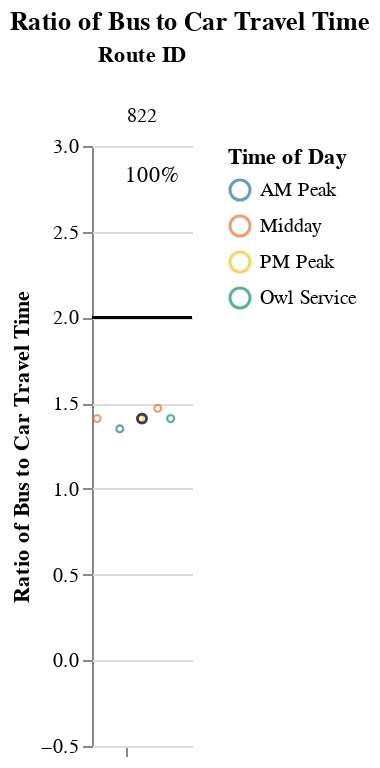
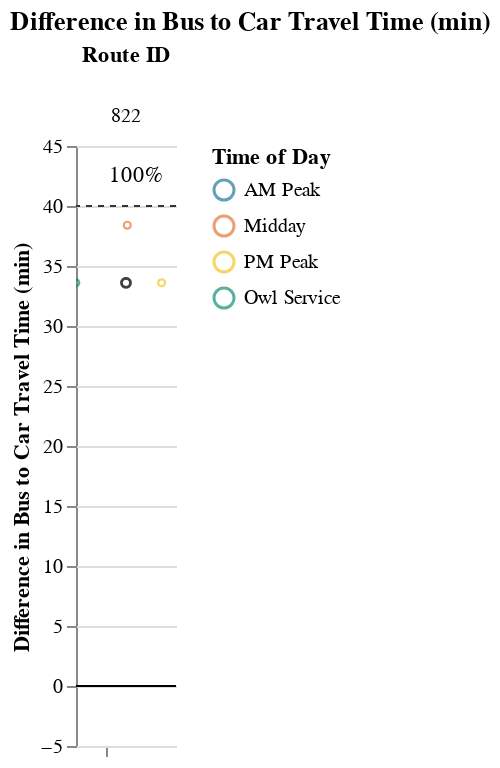

The cell these charts' notebook holds for them, in order:
### Markdown cell above
### Long Routes (> 1.5 hrs)

### Code cell
route_group = "long"
try:
    display_charts_for_route_group(df, route_group)
except:
    print("No routes meet this criteria.")

### Figure 1 — Vega-Lite specification as saved in the notebook (floating-point values rounded to 4 significant figures)
{"config": {"view": {"continuousWidth": 400, "continuousHeight": 300, "stroke": null}, "facet": {"spacing": 0}}, "data": {"name": "data-e331b331e5eb181a73e497e2f6ccefbb"}, "facet": {"column": {"field": "route_id", "sort": ["822"], "title": "Route ID", "type": "nominal"}}, "spec": {"layer": [{"mark": "rule", "encoding": {"color": {"value": "black"}, "y": {"field": "cutoff", "type": "quantitative"}}, "selection": {"selector003": {"type": "interval", "bind": "scales", "encodings": ["x", "y"]}}}, {"mark": {"type": "point", "opacity": 0.65, "size": 12, "strokeWidth": 1.1}, "encoding": {"color": {"field": "time_of_day", "scale": {"range": ["#136C97", "#E16B26", "#F6BF16", "#00896B", "#7790A3", "#5B559C"]}, "sort": ["AM Peak", "Midday", "PM Peak", "Owl Service"], "title": "Time of Day", "type": "nominal"}, "tooltip": [{"field": "route_id", "type": "nominal"}, {"field": "route_name", "type": "nominal"}, {"field": "trip_id", "type": "nominal"}, {"field": "service_hours", "type": "quantitative"}, {"field": "car_duration_hours", "type": "quantitative"}, {"field": "bus_multiplier", "type": "quantitative"}, {"field": "bus_difference", "type": "quantitative"}, {"field": "num_trips", "type": "quantitative"}, {"field": "num_competitive", "type": "quantitative"}, {"field": "pct_trips_competitive", "type": "quantitative"}, {"field": "p25", "type": "quantitative"}, {"field": "p50", "type": "quantitative"}, {"field": "p75", "type": "quantitative"}], "x": {"axis": {"grid": false, "labels": false, "ticks": true, "values": [0]}, "field": "jitter", "scale": {}, "title": null, "type": "quantitative"}, "y": {"field": "bus_multiplier", "scale": {"domain": [-0.25, 3.0]}, "title": "Ratio of Bus to Car Travel Time", "type": "quantitative"}}, "transform": [{"calculate": "sqrt(-2*log(random()))*cos(2*PI*random())", "as": "jitter"}], "width": 50}, {"layer": [{"mark": {"type": "point", "opacity": 0.6, "size": 20, "strokeWidth": 1.3}, "encoding": {"color": {"value": "#323434"}, "y": {"field": "bus_multiplier", "type": "quantitative"}}, "transform": [{"filter": "(datum.p50_trip === 1)"}]}, {"mark": {"type": "text", "align": "center", "baseline": "middle"}, "encoding": {"color": {"value": "black"}, "text": {"field": "pct_trips_competitive", "format": ".0%", "type": "quantitative"}, "tooltip": [{"field": "route_id", "type": "nominal"}, {"field": "route_name", "type": "nominal"}, {"field": "trip_id", "type": "nominal"}, {"field": "service_hours", "type": "quantitative"}, {"field": "car_duration_hours", "type": "quantitative"}, {"field": "bus_multiplier", "type": "quantitative"}, {"field": "bus_difference", "type": "quantitative"}, {"field": "num_trips", "type": "quantitative"}, {"field": "num_competitive", "type": "quantitative"}, {"field": "pct_trips_competitive", "type": "quantitative"}, {"field": "p25", "type": "quantitative"}, {"field": "p50", "type": "quantitative"}, {"field": "p75", "type": "quantitative"}], "x": {"value": 30}, "y": {"value": 15}}, "transform": [{"calculate": "sqrt(-2*log(random()))*cos(2*PI*random())", "as": "jitter"}, {"filter": "(datum.fastest_trip === 1)"}]}]}]}, "resolve": {"scale": {"y": "shared"}}, "title": "Ratio of Bus to Car Travel Time", "$schema": "https://vega.github.io/schema/vega-lite/v4.17.0.json", "datasets": {"data-e331b331e5eb181a73e497e2f6ccefbb": [{"calitp_itp_id": 135, "trip_key": 3361021430429695586, "trip_id": "t_1194487_b_23002_tn_0", "shape_id": "p_179049", "route_id": "822", "service_hours": 1.83, "trip_first_departure_ts": 33300, "trip_last_arrival_ts": 39900, "departure_hour": 9, "time_of_day": "AM Peak", "p25": 1.92, "p50": 1.92, "p75": 1.92, "p50_trip": 0, "fastest_trip": 1, "car_duration_hours": 1.36, "competitive_route": 1, "bus_multiplier": 1.35, "bus_difference": 28.2, "num_trips": 5, "num_competitive": 5, "pct_trips_competitive": 1.0, "bus_difference_spread": 10.2, "route_group": "long", "max_trip_hrs": 2.0, "max_trip_route_group": 2.0, "below_cutoff": 5, "pct_below_cutoff": 1.0, "name": "Humboldt Transit Authority", "caltrans_district": "01 - Eureka", "drmt_organization_name": "['recu9h9nAElLpYoYO']", "route_name": "The Southern Humboldt Route Is A Deviated/Fixed Route Operated By Redwood Transit And Runs Monday Through Friday Between Eureka And Benbow Serving The Communities Of Garberville, Redway, Redwood, Phillipsville, South Fork, Myers Flat, Weott, Rio Dell, Fortuna, Eureka. La Ruta Southern Humboldt Es Una Ruta Desviada / Fija Operada Por Redwood Transit Y Se Extiende De Lunes A Viernes Entre Eureka Y Benbow Y Sirve A Las Comunidades De Garberville, Redway, Redwood, Phillipsville, South Fork, Myers Flat, Weott, Rio Dell, Fortuna, Eureka.", "cutoff2": 40, "cutoff": 2}, {"calitp_itp_id": 135, "trip_key": -7695558261418871568, "trip_id": "t_1194478_b_23002_tn_0", "shape_id": "p_179043", "route_id": "822", "service_hours": 1.92, "trip_first_departure_ts": 24360, "trip_last_arrival_ts": 31260, "departure_hour": 6, "time_of_day": "Owl Service", "p25": 1.92, "p50": 1.92, "p75": 1.92, "p50_trip": 1, "fastest_trip": 0, "car_duration_hours": 1.36, "competitive_route": 1, "bus_multiplier": 1.41, "bus_difference": 33.6, "num_trips": 5, "num_competitive": 5, "pct_trips_competitive": 1.0, "bus_difference_spread": 10.2, "route_group": "long", "max_trip_hrs": 2.0, "max_trip_route_group": 2.0, "below_cutoff": 5, "pct_below_cutoff": 1.0, "name": "Humboldt Transit Authority", "caltrans_district": "01 - Eureka", "drmt_organization_name": "['recu9h9nAElLpYoYO']", "route_name": "The Southern Humboldt Route Is A Deviated/Fixed Route Operated By Redwood Transit And Runs Monday Through Friday Between Eureka And Benbow Serving The Communities Of Garberville, Redway, Redwood, Phillipsville, South Fork, Myers Flat, Weott, Rio Dell, Fortuna, Eureka. La Ruta Southern Humboldt Es Una Ruta Desviada / Fija Operada Por Redwood Transit Y Se Extiende De Lunes A Viernes Entre Eureka Y Benbow Y Sirve A Las Comunidades De Garberville, Redway, Redwood, Phillipsville, South Fork, Myers Flat, Weott, Rio Dell, Fortuna, Eureka.", "cutoff2": 40, "cutoff": 2}, {"calitp_itp_id": 135, "trip_key": -1867206143097910305, "trip_id": "t_1194477_b_23002_tn_0", "shape_id": "p_179043", "route_id": "822", "service_hours": 1.92, "trip_first_departure_ts": 40800, "trip_last_arrival_ts": 47700, "departure_hour": 11, "time_of_day": "Midday", "p25": 1.92, "p50": 1.92, "p75": 1.92, "p50_trip": 1, "fastest_trip": 0, "car_duration_hours": 1.36, "competitive_route": 1, "bus_multiplier": 1.41, "bus_difference": 33.6, "num_trips": 5, "num_competitive": 5, "pct_trips_competitive": 1.0, "bus_difference_spread": 10.2, "route_group": "long", "max_trip_hrs": 2.0, "max_trip_route_group": 2.0, "below_cutoff": 5, "pct_below_cutoff": 1.0, "name": "Humboldt Transit Authority", "caltrans_district": "01 - Eureka", "drmt_organization_name": "['recu9h9nAElLpYoYO']", "route_name": "The Southern Humboldt Route Is A Deviated/Fixed Route Operated By Redwood Transit And Runs Monday Through Friday Between Eureka And Benbow Serving The Communities Of Garberville, Redway, Redwood, Phillipsville, South Fork, Myers Flat, Weott, Rio Dell, Fortuna, Eureka. La Ruta Southern Humboldt Es Una Ruta Desviada / Fija Operada Por Redwood Transit Y Se Extiende De Lunes A Viernes Entre Eureka Y Benbow Y Sirve A Las Comunidades De Garberville, Redway, Redwood, Phillipsville, South Fork, Myers Flat, Weott, Rio Dell, Fortuna, Eureka.", "cutoff2": 40, "cutoff": 2}, {"calitp_itp_id": 135, "trip_key": -229912812229137476, "trip_id": "t_1194480_b_23002_tn_0", "shape_id": "p_179043", "route_id": "822", "service_hours": 1.92, "trip_first_departure_ts": 62400, "trip_last_arrival_ts": 69300, "departure_hour": 17, "time_of_day": "PM Peak", "p25": 1.92, "p50": 1.92, "p75": 1.92, "p50_trip": 1, "fastest_trip": 0, "car_duration_hours": 1.36, "competitive_route": 1, "bus_multiplier": 1.41, "bus_difference": 33.6, "num_trips": 5, "num_competitive": 5, "pct_trips_competitive": 1.0, "bus_difference_spread": 10.2, "route_group": "long", "max_trip_hrs": 2.0, "max_trip_route_group": 2.0, "below_cutoff": 5, "pct_below_cutoff": 1.0, "name": "Humboldt Transit Authority", "caltrans_district": "01 - Eureka", "drmt_organization_name": "['recu9h9nAElLpYoYO']", "route_name": "The Southern Humboldt Route Is A Deviated/Fixed Route Operated By Redwood Transit And Runs Monday Through Friday Between Eureka And Benbow Serving The Communities Of Garberville, Redway, Redwood, Phillipsville, South Fork, Myers Flat, Weott, Rio Dell, Fortuna, Eureka. La Ruta Southern Humboldt Es Una Ruta Desviada / Fija Operada Por Redwood Transit Y Se Extiende De Lunes A Viernes Entre Eureka Y Benbow Y Sirve A Las Comunidades De Garberville, Redway, Redwood, Phillipsville, South Fork, Myers Flat, Weott, Rio Dell, Fortuna, Eureka.", "cutoff2": 40, "cutoff": 2}, {"calitp_itp_id": 135, "trip_key": -1354614965077507831, "trip_id": "t_1194483_b_23002_tn_0", "shape_id": "p_179044", "route_id": "822", "service_hours": 2.0, "trip_first_departure_ts": 54300, "trip_last_arrival_ts": 61500, "departure_hour": 15, "time_of_day": "Midday", "p25": 1.92, "p50": 1.92, "p75": 1.92, "p50_trip": 0, "fastest_trip": 0, "car_duration_hours": 1.36, "competitive_route": 1, "bus_multiplier": 1.47, "bus_difference": 38.4, "num_trips": 5, "num_competitive": 5, "pct_trips_competitive": 1.0, "bus_difference_spread": 10.2, "route_group": "long", "max_trip_hrs": 2.0, "max_trip_route_group": 2.0, "below_cutoff": 5, "pct_below_cutoff": 1.0, "name": "Humboldt Transit Authority", "caltrans_district": "01 - Eureka", "drmt_organization_name": "['recu9h9nAElLpYoYO']", "route_name": "The Southern Humboldt Route Is A Deviated/Fixed Route Operated By Redwood Transit And Runs Monday Through Friday Between Eureka And Benbow Serving The Communities Of Garberville, Redway, Redwood, Phillipsville, South Fork, Myers Flat, Weott, Rio Dell, Fortuna, Eureka. La Ruta Southern Humboldt Es Una Ruta Desviada / Fija Operada Por Redwood Transit Y Se Extiende De Lunes A Viernes Entre Eureka Y Benbow Y Sirve A Las Comunidades De Garberville, Redway, Redwood, Phillipsville, South Fork, Myers Flat, Weott, Rio Dell, Fortuna, Eureka.", "cutoff2": 40, "cutoff": 2}]}}

### Figure 2 — Vega-Lite specification as saved in the notebook (floating-point values rounded to 4 significant figures)
{"config": {"view": {"continuousWidth": 400, "continuousHeight": 300, "stroke": null}, "facet": {"spacing": 0}}, "data": {"name": "data-0e1cf6718bcfb97441cfa1168167e1a9"}, "facet": {"column": {"field": "route_id", "sort": ["822"], "title": "Route ID", "type": "nominal"}}, "spec": {"layer": [{"mark": "rule", "encoding": {"color": {"value": "black"}, "y": {"field": "cutoff", "type": "quantitative"}}, "selection": {"selector004": {"type": "interval", "bind": "scales", "encodings": ["x", "y"]}}}, {"mark": {"type": "rule", "strokeDash": [3, 3]}, "encoding": {"color": {"value": "#323434"}, "y": {"field": "cutoff2", "type": "quantitative"}}}, {"mark": {"type": "point", "opacity": 0.65, "size": 12, "strokeWidth": 1.1}, "encoding": {"color": {"field": "time_of_day", "scale": {"range": ["#136C97", "#E16B26", "#F6BF16", "#00896B", "#7790A3", "#5B559C"]}, "sort": ["AM Peak", "Midday", "PM Peak", "Owl Service"], "title": "Time of Day", "type": "nominal"}, "tooltip": [{"field": "route_id", "type": "nominal"}, {"field": "route_name", "type": "nominal"}, {"field": "trip_id", "type": "nominal"}, {"field": "service_hours", "type": "quantitative"}, {"field": "car_duration_hours", "type": "quantitative"}, {"field": "bus_multiplier", "type": "quantitative"}, {"field": "bus_difference", "type": "quantitative"}, {"field": "num_trips", "type": "quantitative"}, {"field": "num_competitive", "type": "quantitative"}, {"field": "pct_trips_competitive", "type": "quantitative"}, {"field": "p25", "type": "quantitative"}, {"field": "p50", "type": "quantitative"}, {"field": "p75", "type": "quantitative"}], "x": {"axis": {"grid": false, "labels": false, "ticks": true, "values": [0]}, "field": "jitter", "scale": {}, "title": null, "type": "quantitative"}, "y": {"field": "bus_difference", "scale": {"domain": [-5, 45.0]}, "title": "Difference in Bus to Car Travel Time (min)", "type": "quantitative"}}, "transform": [{"calculate": "sqrt(-2*log(random()))*cos(2*PI*random())", "as": "jitter"}], "width": 50}, {"layer": [{"mark": {"type": "point", "opacity": 0.6, "size": 20, "strokeWidth": 1.3}, "encoding": {"color": {"value": "#323434"}, "y": {"field": "bus_difference", "type": "quantitative"}}, "transform": [{"filter": "(datum.p50_trip === 1)"}]}, {"mark": {"type": "text", "align": "center", "baseline": "middle"}, "encoding": {"color": {"value": "black"}, "text": {"field": "pct_trips_competitive", "format": ".0%", "type": "quantitative"}, "tooltip": [{"field": "route_id", "type": "nominal"}, {"field": "route_name", "type": "nominal"}, {"field": "trip_id", "type": "nominal"}, {"field": "service_hours", "type": "quantitative"}, {"field": "car_duration_hours", "type": "quantitative"}, {"field": "bus_multiplier", "type": "quantitative"}, {"field": "bus_difference", "type": "quantitative"}, {"field": "num_trips", "type": "quantitative"}, {"field": "num_competitive", "type": "quantitative"}, {"field": "pct_trips_competitive", "type": "quantitative"}, {"field": "p25", "type": "quantitative"}, {"field": "p50", "type": "quantitative"}, {"field": "p75", "type": "quantitative"}], "x": {"value": 30}, "y": {"value": 15}}, "transform": [{"calculate": "sqrt(-2*log(random()))*cos(2*PI*random())", "as": "jitter"}, {"filter": "(datum.fastest_trip === 1)"}]}]}]}, "resolve": {"scale": {"y": "shared"}}, "title": "Difference in Bus to Car Travel Time (min)", "$schema": "https://vega.github.io/schema/vega-lite/v4.17.0.json", "datasets": {"data-0e1cf6718bcfb97441cfa1168167e1a9": [{"calitp_itp_id": 135, "trip_key": 3361021430429695586, "trip_id": "t_1194487_b_23002_tn_0", "shape_id": "p_179049", "route_id": "822", "service_hours": 1.83, "trip_first_departure_ts": 33300, "trip_last_arrival_ts": 39900, "departure_hour": 9, "time_of_day": "AM Peak", "p25": 1.92, "p50": 1.92, "p75": 1.92, "p50_trip": 0, "fastest_trip": 1, "car_duration_hours": 1.36, "competitive_route": 1, "bus_multiplier": 1.35, "bus_difference": 28.2, "num_trips": 5, "num_competitive": 5, "pct_trips_competitive": 1.0, "bus_difference_spread": 10.2, "route_group": "long", "max_trip_hrs": 2.0, "max_trip_route_group": 2.0, "below_cutoff": 5, "pct_below_cutoff": 1.0, "name": "Humboldt Transit Authority", "caltrans_district": "01 - Eureka", "drmt_organization_name": "['recu9h9nAElLpYoYO']", "route_name": "The Southern Humboldt Route Is A Deviated/Fixed Route Operated By Redwood Transit And Runs Monday Through Friday Between Eureka And Benbow Serving The Communities Of Garberville, Redway, Redwood, Phillipsville, South Fork, Myers Flat, Weott, Rio Dell, Fortuna, Eureka. La Ruta Southern Humboldt Es Una Ruta Desviada / Fija Operada Por Redwood Transit Y Se Extiende De Lunes A Viernes Entre Eureka Y Benbow Y Sirve A Las Comunidades De Garberville, Redway, Redwood, Phillipsville, South Fork, Myers Flat, Weott, Rio Dell, Fortuna, Eureka.", "cutoff2": 40, "cutoff": 0}, {"calitp_itp_id": 135, "trip_key": -7695558261418871568, "trip_id": "t_1194478_b_23002_tn_0", "shape_id": "p_179043", "route_id": "822", "service_hours": 1.92, "trip_first_departure_ts": 24360, "trip_last_arrival_ts": 31260, "departure_hour": 6, "time_of_day": "Owl Service", "p25": 1.92, "p50": 1.92, "p75": 1.92, "p50_trip": 1, "fastest_trip": 0, "car_duration_hours": 1.36, "competitive_route": 1, "bus_multiplier": 1.41, "bus_difference": 33.6, "num_trips": 5, "num_competitive": 5, "pct_trips_competitive": 1.0, "bus_difference_spread": 10.2, "route_group": "long", "max_trip_hrs": 2.0, "max_trip_route_group": 2.0, "below_cutoff": 5, "pct_below_cutoff": 1.0, "name": "Humboldt Transit Authority", "caltrans_district": "01 - Eureka", "drmt_organization_name": "['recu9h9nAElLpYoYO']", "route_name": "The Southern Humboldt Route Is A Deviated/Fixed Route Operated By Redwood Transit And Runs Monday Through Friday Between Eureka And Benbow Serving The Communities Of Garberville, Redway, Redwood, Phillipsville, South Fork, Myers Flat, Weott, Rio Dell, Fortuna, Eureka. La Ruta Southern Humboldt Es Una Ruta Desviada / Fija Operada Por Redwood Transit Y Se Extiende De Lunes A Viernes Entre Eureka Y Benbow Y Sirve A Las Comunidades De Garberville, Redway, Redwood, Phillipsville, South Fork, Myers Flat, Weott, Rio Dell, Fortuna, Eureka.", "cutoff2": 40, "cutoff": 0}, {"calitp_itp_id": 135, "trip_key": -1867206143097910305, "trip_id": "t_1194477_b_23002_tn_0", "shape_id": "p_179043", "route_id": "822", "service_hours": 1.92, "trip_first_departure_ts": 40800, "trip_last_arrival_ts": 47700, "departure_hour": 11, "time_of_day": "Midday", "p25": 1.92, "p50": 1.92, "p75": 1.92, "p50_trip": 1, "fastest_trip": 0, "car_duration_hours": 1.36, "competitive_route": 1, "bus_multiplier": 1.41, "bus_difference": 33.6, "num_trips": 5, "num_competitive": 5, "pct_trips_competitive": 1.0, "bus_difference_spread": 10.2, "route_group": "long", "max_trip_hrs": 2.0, "max_trip_route_group": 2.0, "below_cutoff": 5, "pct_below_cutoff": 1.0, "name": "Humboldt Transit Authority", "caltrans_district": "01 - Eureka", "drmt_organization_name": "['recu9h9nAElLpYoYO']", "route_name": "The Southern Humboldt Route Is A Deviated/Fixed Route Operated By Redwood Transit And Runs Monday Through Friday Between Eureka And Benbow Serving The Communities Of Garberville, Redway, Redwood, Phillipsville, South Fork, Myers Flat, Weott, Rio Dell, Fortuna, Eureka. La Ruta Southern Humboldt Es Una Ruta Desviada / Fija Operada Por Redwood Transit Y Se Extiende De Lunes A Viernes Entre Eureka Y Benbow Y Sirve A Las Comunidades De Garberville, Redway, Redwood, Phillipsville, South Fork, Myers Flat, Weott, Rio Dell, Fortuna, Eureka.", "cutoff2": 40, "cutoff": 0}, {"calitp_itp_id": 135, "trip_key": -229912812229137476, "trip_id": "t_1194480_b_23002_tn_0", "shape_id": "p_179043", "route_id": "822", "service_hours": 1.92, "trip_first_departure_ts": 62400, "trip_last_arrival_ts": 69300, "departure_hour": 17, "time_of_day": "PM Peak", "p25": 1.92, "p50": 1.92, "p75": 1.92, "p50_trip": 1, "fastest_trip": 0, "car_duration_hours": 1.36, "competitive_route": 1, "bus_multiplier": 1.41, "bus_difference": 33.6, "num_trips": 5, "num_competitive": 5, "pct_trips_competitive": 1.0, "bus_difference_spread": 10.2, "route_group": "long", "max_trip_hrs": 2.0, "max_trip_route_group": 2.0, "below_cutoff": 5, "pct_below_cutoff": 1.0, "name": "Humboldt Transit Authority", "caltrans_district": "01 - Eureka", "drmt_organization_name": "['recu9h9nAElLpYoYO']", "route_name": "The Southern Humboldt Route Is A Deviated/Fixed Route Operated By Redwood Transit And Runs Monday Through Friday Between Eureka And Benbow Serving The Communities Of Garberville, Redway, Redwood, Phillipsville, South Fork, Myers Flat, Weott, Rio Dell, Fortuna, Eureka. La Ruta Southern Humboldt Es Una Ruta Desviada / Fija Operada Por Redwood Transit Y Se Extiende De Lunes A Viernes Entre Eureka Y Benbow Y Sirve A Las Comunidades De Garberville, Redway, Redwood, Phillipsville, South Fork, Myers Flat, Weott, Rio Dell, Fortuna, Eureka.", "cutoff2": 40, "cutoff": 0}, {"calitp_itp_id": 135, "trip_key": -1354614965077507831, "trip_id": "t_1194483_b_23002_tn_0", "shape_id": "p_179044", "route_id": "822", "service_hours": 2.0, "trip_first_departure_ts": 54300, "trip_last_arrival_ts": 61500, "departure_hour": 15, "time_of_day": "Midday", "p25": 1.92, "p50": 1.92, "p75": 1.92, "p50_trip": 0, "fastest_trip": 0, "car_duration_hours": 1.36, "competitive_route": 1, "bus_multiplier": 1.47, "bus_difference": 38.4, "num_trips": 5, "num_competitive": 5, "pct_trips_competitive": 1.0, "bus_difference_spread": 10.2, "route_group": "long", "max_trip_hrs": 2.0, "max_trip_route_group": 2.0, "below_cutoff": 5, "pct_below_cutoff": 1.0, "name": "Humboldt Transit Authority", "caltrans_district": "01 - Eureka", "drmt_organization_name": "['recu9h9nAElLpYoYO']", "route_name": "The Southern Humboldt Route Is A Deviated/Fixed Route Operated By Redwood Transit And Runs Monday Through Friday Between Eureka And Benbow Serving The Communities Of Garberville, Redway, Redwood, Phillipsville, South Fork, Myers Flat, Weott, Rio Dell, Fortuna, Eureka. La Ruta Southern Humboldt Es Una Ruta Desviada / Fija Operada Por Redwood Transit Y Se Extiende De Lunes A Viernes Entre Eureka Y Benbow Y Sirve A Las Comunidades De Garberville, Redway, Redwood, Phillipsville, South Fork, Myers Flat, Weott, Rio Dell, Fortuna, Eureka.", "cutoff2": 40, "cutoff": 0}]}}
